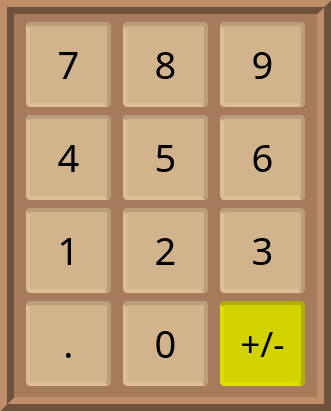
   <widget class="QFrame" name="frame">
    <property name="geometry">
     <rect>
      <x>0</x>
      <y>200</y>
      <width>331</width>
      <height>411</height>
     </rect>
    </property>
    <property name="palette">
     <palette>
      <active>
       <colorrole role="Button">
        <brush brushstyle="SolidPattern">
         <color alpha="255">
          <red>166</red>
          <green>123</green>
          <blue>91</blue>
         </color>
        </brush>
       </colorrole>
       <colorrole role="Midlight">
        <brush brushstyle="SolidPattern">
         <color alpha="255">
          <red>238</red>
          <green>217</green>
          <blue>196</blue>
         </color>
        </brush>
       </colorrole>
       <colorrole role="Dark">
        <brush brushstyle="SolidPattern">
         <color alpha="255">
          <red>172</red>
          <green>147</green>
          <blue>124</blue>
         </color>
        </brush>
       </colorrole>
       <colorrole role="Mid">
        <brush brushstyle="SolidPattern">
         <color alpha="255">
          <red>172</red>
          <green>147</green>
          <blue>124</blue>
         </color>
        </brush>
       </colorrole>
       <colorrole role="Base">
        <brush brushstyle="SolidPattern">
         <color alpha="255">
          <red>166</red>
          <green>123</green>
          <blue>91</blue>
         </color>
        </brush>
       </colorrole>
       <colorrole role="Window">
        <brush brushstyle="SolidPattern">
         <color alpha="255">
          <red>166</red>
          <green>123</green>
          <blue>91</blue>
         </color>
        </brush>
       </colorrole>
       <colorrole role="Highlight">
        <brush brushstyle="SolidPattern">
         <color alpha="255">
          <red>166</red>
          <green>123</green>
          <blue>91</blue>
         </color>
        </brush>
       </colorrole>
       <colorrole role="AlternateBase">
        <brush brushstyle="SolidPattern">
         <color alpha="255">
          <red>241</red>
          <green>233</green>
          <blue>210</blue>
         </color>
        </brush>
       </colorrole>
      </active>
      <inactive>
       <colorrole role="Button">
        <brush brushstyle="SolidPattern">
         <color alpha="255">
          <red>166</red>
          <green>123</green>
          <blue>91</blue>
         </color>
        </brush>
       </colorrole>
       <colorrole role="Midlight">
        <brush brushstyle="SolidPattern">
         <color alpha="255">
          <red>238</red>
          <green>217</green>
          <blue>196</blue>
         </color>
        </brush>
       </colorrole>
       <colorrole role="Dark">
        <brush brushstyle="SolidPattern">
         <color alpha="255">
          <red>172</red>
          <green>147</green>
          <blue>124</blue>
         </color>
        </brush>
       </colorrole>
       <colorrole role="Mid">
        <brush brushstyle="SolidPattern">
         <color alpha="255">
          <red>172</red>
          <green>147</green>
          <blue>124</blue>
         </color>
        </brush>
       </colorrole>
       <colorrole role="Base">
        <brush brushstyle="SolidPattern">
         <color alpha="255">
          <red>166</red>
          <green>123</green>
          <blue>91</blue>
         </color>
        </brush>
       </colorrole>
       <colorrole role="Window">
        <brush brushstyle="SolidPattern">
         <color alpha="255">
          <red>166</red>
          <green>123</green>
          <blue>91</blue>
         </color>
        </brush>
       </colorrole>
       <colorrole role="Highlight">
        <brush brushstyle="SolidPattern">
         <color alpha="255">
          <red>166</red>
          <green>123</green>
          <blue>91</blue>
         </color>
        </brush>
       </colorrole>
       <colorrole role="AlternateBase">
        <brush brushstyle="SolidPattern">
         <color alpha="255">
          <red>241</red>
          <green>233</green>
          <blue>210</blue>
         </color>
        </brush>
       </colorrole>
      </inactive>
      <disabled>
       <colorrole role="WindowText">
        <brush brushstyle="SolidPattern">
         <color alpha="255">
          <red>172</red>
          <green>147</green>
          <blue>124</blue>
         </color>
        </brush>
       </colorrole>
       <colorrole role="Button">
        <brush brushstyle="SolidPattern">
         <color alpha="255">
          <red>166</red>
          <green>123</green>
          <blue>91</blue>
         </color>
        </brush>
       </colorrole>
       <colorrole role="Midlight">
        <brush brushstyle="SolidPattern">
         <color alpha="255">
          <red>238</red>
          <green>217</green>
          <blue>196</blue>
         </color>
        </brush>
       </colorrole>
       <colorrole role="Dark">
        <brush brushstyle="SolidPattern">
         <color alpha="255">
          <red>172</red>
          <green>147</green>
          <blue>124</blue>
         </color>
        </brush>
       </colorrole>
       <colorrole role="Mid">
        <brush brushstyle="SolidPattern">
         <color alpha="255">
          <red>172</red>
          <green>147</green>
          <blue>124</blue>
         </color>
        </brush>
       </colorrole>
       <colorrole role="Text">
        <brush brushstyle="SolidPattern">
         <color alpha="255">
          <red>172</red>
          <green>147</green>
          <blue>124</blue>
         </color>
        </brush>
       </colorrole>
       <colorrole role="ButtonText">
        <brush brushstyle="SolidPattern">
         <color alpha="255">
          <red>172</red>
          <green>147</green>
          <blue>124</blue>
         </color>
        </brush>
       </colorrole>
       <colorrole role="Base">
        <brush brushstyle="SolidPattern">
         <color alpha="255">
          <red>166</red>
          <green>123</green>
          <blue>91</blue>
         </color>
        </brush>
       </colorrole>
       <colorrole role="Window">
        <brush brushstyle="SolidPattern">
         <color alpha="255">
          <red>166</red>
          <green>123</green>
          <blue>91</blue>
         </color>
        </brush>
       </colorrole>
       <colorrole role="Shadow">
        <brush brushstyle="SolidPattern">
         <color alpha="255">
          <red>105</red>
          <green>105</green>
          <blue>105</blue>
         </color>
        </brush>
       </colorrole>
       <colorrole role="Highlight">
        <brush brushstyle="SolidPattern">
         <color alpha="255">
          <red>166</red>
          <green>123</green>
          <blue>91</blue>
         </color>
        </brush>
       </colorrole>
       <colorrole role="AlternateBase">
        <brush brushstyle="SolidPattern">
         <color alpha="255">
          <red>241</red>
          <green>233</green>
          <blue>210</blue>
         </color>
        </brush>
       </colorrole>
      </disabled>
     </palette>
    </property>
    <property name="autoFillBackground">
     <bool>false</bool>
    </property>
    <property name="styleSheet">
     <string notr="true">background-color: #a67b5b;</string>
    </property>
    <property name="frameShape">
     <enum>QFrame::Shape::Box</enum>
    </property>
    <property name="frameShadow">
     <enum>QFrame::Shadow::Raised</enum>
    </property>
    <property name="lineWidth">
     <number>7</number>
    </property>
    <property name="midLineWidth">
     <number>0</number>
    </property>
    <widget class="QWidget" name="gridLayoutWidget">
     <property name="geometry">
      <rect>
       <x>20</x>
       <y>20</y>
       <width>291</width>
       <height>371</height>
      </rect>
     </property>
     <layout class="QGridLayout" name="gridLayout">
      <property name="sizeConstraint">
       <enum>QLayout::SizeConstraint::SetDefaultConstraint</enum>
      </property>
      <item row="3" column="0">
       <widget class="QPushButton" name="Button_1">
        <property name="sizePolicy">
         <sizepolicy hsizetype="Minimum" vsizetype="Minimum">
          <horstretch>0</horstretch>
          <verstretch>0</verstretch>
         </sizepolicy>
        </property>
        <property name="minimumSize">
         <size>
          <width>85</width>
          <height>85</height>
         </size>
        </property>
        <property name="maximumSize">
         <size>
          <width>85</width>
          <height>85</height>
         </size>
        </property>
        <property name="font">
         <font>
          <family>MS Outlook</family>
          <pointsize>-1</pointsize>
         </font>
        </property>
        <property name="styleSheet">
         <string notr="true">QPushButton {
    background-color: #d2b48c;
    color: black;
    font-size: 38px;
    border-radius: 5px;
    padding: 6px;
	border-top: 4px solid #ba9e7c;
	border-right: 4px solid #ba9e7c;
    border-bottom: 4px solid #debe94;
 	border-left: 4px solid #debe94;
}

QPushButton:hover {
    background-color: #bfa37f;
}

QPushButton:pressed {
    background-color: #af9575;
	border-top: 4px solid #c5a683;
	border-right: 4px solid  #c5a683;
	border-bottom: 4px solid #c5a683;
	border-left: 4px solid #c5a683;
}</string>
        </property>
        <property name="text">
         <string>1</string>
        </property>
        <property name="iconSize">
         <size>
          <width>20</width>
          <height>20</height>
         </size>
        </property>
       </widget>
      </item>
      <item row="1" column="2">
       <widget class="QPushButton" name="Button_9">
        <property name="sizePolicy">
         <sizepolicy hsizetype="Minimum" vsizetype="Minimum">
          <horstretch>0</horstretch>
          <verstretch>0</verstretch>
         </sizepolicy>
        </property>
        <property name="minimumSize">
         <size>
          <width>85</width>
          <height>85</height>
         </size>
        </property>
        <property name="maximumSize">
         <size>
          <width>85</width>
          <height>85</height>
         </size>
        </property>
        <property name="font">
         <font>
          <family>MS Outlook</family>
          <pointsize>-1</pointsize>
         </font>
        </property>
        <property name="styleSheet">
         <string notr="true">QPushButton {
    background-color: #d2b48c;
    color: black;
    font-size: 38px;
    border-radius: 5px;
    padding: 6px;
	border-top: 4px solid #ba9e7c;
	border-right: 4px solid #ba9e7c;
    border-bottom: 4px solid #debe94;
 	border-left: 4px solid #debe94;
}

QPushButton:hover {
    background-color: #bfa37f;
}

QPushButton:pressed {
    background-color: #af9575;
	border-top: 4px solid #c5a683;
	border-right: 4px solid  #c5a683;
	border-bottom: 4px solid #c5a683;
	border-left: 4px solid #c5a683;
}</string>
        </property>
        <property name="text">
         <string>9</string>
        </property>
        <property name="iconSize">
         <size>
          <width>20</width>
          <height>20</height>
         </size>
        </property>
       </widget>
      </item>
      <item row="2" column="0">
       <widget class="QPushButton" name="Button_4">
        <property name="sizePolicy">
         <sizepolicy hsizetype="Minimum" vsizetype="Minimum">
          <horstretch>0</horstretch>
          <verstretch>0</verstretch>
         </sizepolicy>
        </property>
        <property name="minimumSize">
         <size>
          <width>85</width>
          <height>85</height>
         </size>
        </property>
        <property name="maximumSize">
         <size>
          <width>85</width>
          <height>85</height>
         </size>
        </property>
        <property name="font">
         <font>
          <family>MS Outlook</family>
          <pointsize>-1</pointsize>
         </font>
        </property>
        <property name="styleSheet">
         <string notr="true">QPushButton {
    background-color: #d2b48c;
    color: black;
    font-size: 38px;
    border-radius: 5px;
    padding: 6px;
	border-top: 4px solid #ba9e7c;
	border-right: 4px solid #ba9e7c;
    border-bottom: 4px solid #debe94;
 	border-left: 4px solid #debe94;
}

QPushButton:hover {
    background-color: #bfa37f;
}

QPushButton:pressed {
    background-color: #af9575;
	border-top: 4px solid #c5a683;
	border-right: 4px solid  #c5a683;
	border-bottom: 4px solid #c5a683;
	border-left: 4px solid #c5a683;
}</string>
        </property>
        <property name="text">
         <string>4</string>
        </property>
        <property name="iconSize">
         <size>
          <width>20</width>
          <height>20</height>
         </size>
        </property>
       </widget>
      </item>
      <item row="3" column="2">
       <widget class="QPushButton" name="Button_3">
        <property name="sizePolicy">
         <sizepolicy hsizetype="Minimum" vsizetype="Minimum">
          <horstretch>0</horstretch>
          <verstretch>0</verstretch>
         </sizepolicy>
        </property>
        <property name="minimumSize">
         <size>
          <width>85</width>
          <height>85</height>
         </size>
        </property>
        <property name="maximumSize">
         <size>
          <width>85</width>
          <height>85</height>
         </size>
        </property>
        <property name="font">
         <font>
          <family>MS Outlook</family>
          <pointsize>-1</pointsize>
         </font>
        </property>
        <property name="styleSheet">
         <string notr="true">QPushButton {
    background-color: #d2b48c;
    color: black;
    font-size: 38px;
    border-radius: 5px;
    padding: 6px;
	border-top: 4px solid #ba9e7c;
	border-right: 4px solid #ba9e7c;
    border-bottom: 4px solid #debe94;
 	border-left: 4px solid #debe94;
}

QPushButton:hover {
    background-color: #bfa37f;
}

QPushButton:pressed {
    background-color: #af9575;
	border-top: 4px solid #c5a683;
	border-right: 4px solid  #c5a683;
	border-bottom: 4px solid #c5a683;
	border-left: 4px solid #c5a683;
}</string>
        </property>
        <property name="text">
         <string>3</string>
        </property>
        <property name="iconSize">
         <size>
          <width>20</width>
          <height>20</height>
         </size>
        </property>
       </widget>
      </item>
      <item row="1" column="1">
       <widget class="QPushButton" name="Button_8">
        <property name="sizePolicy">
         <sizepolicy hsizetype="Minimum" vsizetype="Minimum">
          <horstretch>0</horstretch>
          <verstretch>0</verstretch>
         </sizepolicy>
        </property>
        <property name="minimumSize">
         <size>
          <width>85</width>
          <height>85</height>
         </size>
        </property>
        <property name="maximumSize">
         <size>
          <width>85</width>
          <height>85</height>
         </size>
        </property>
        <property name="font">
         <font>
          <family>MS Outlook</family>
          <pointsize>-1</pointsize>
         </font>
        </property>
        <property name="styleSheet">
         <string notr="true">QPushButton {
    background-color: #d2b48c;
    color: black;
    font-size: 38px;
    border-radius: 5px;
    padding: 6px;
	border-top: 4px solid #ba9e7c;
	border-right: 4px solid #ba9e7c;
    border-bottom: 4px solid #debe94;
 	border-left: 4px solid #debe94;
}

QPushButton:hover {
    background-color: #bfa37f;
}

QPushButton:pressed {
    background-color: #af9575;
	border-top: 4px solid #c5a683;
	border-right: 4px solid  #c5a683;
	border-bottom: 4px solid #c5a683;
	border-left: 4px solid #c5a683;
}</string>
        </property>
        <property name="text">
         <string>8</string>
        </property>
        <property name="iconSize">
         <size>
          <width>20</width>
          <height>20</height>
         </size>
        </property>
       </widget>
      </item>
      <item row="2" column="2">
       <widget class="QPushButton" name="Button_6">
        <property name="sizePolicy">
         <sizepolicy hsizetype="Minimum" vsizetype="Minimum">
          <horstretch>0</horstretch>
          <verstretch>0</verstretch>
         </sizepolicy>
        </property>
        <property name="minimumSize">
         <size>
          <width>85</width>
          <height>85</height>
         </size>
        </property>
        <property name="maximumSize">
         <size>
          <width>85</width>
          <height>85</height>
         </size>
        </property>
        <property name="font">
         <font>
          <family>MS Outlook</family>
          <pointsize>-1</pointsize>
         </font>
        </property>
        <property name="autoFillBackground">
         <bool>false</bool>
        </property>
        <property name="styleSheet">
         <string notr="true">QPushButton {
    background-color: #d2b48c;
    color: black;
    font-size: 38px;
    border-radius: 5px;
    padding: 6px;
	border-top: 4px solid #ba9e7c;
	border-right: 4px solid #ba9e7c;
    border-bottom: 4px solid #debe94;
 	border-left: 4px solid #debe94;
}

QPushButton:hover {
    background-color: #bfa37f;
}

QPushButton:pressed {
    background-color: #af9575;
	border-top: 4px solid #c5a683;
	border-right: 4px solid  #c5a683;
	border-bottom: 4px solid #c5a683;
	border-left: 4px solid #c5a683;
}</string>
        </property>
        <property name="text">
         <string>6</string>
        </property>
        <property name="iconSize">
         <size>
          <width>20</width>
          <height>20</height>
         </size>
        </property>
        <property name="flat">
         <bool>false</bool>
        </property>
       </widget>
      </item>
      <item row="2" column="1">
       <widget class="QPushButton" name="Button_5">
        <property name="sizePolicy">
         <sizepolicy hsizetype="Minimum" vsizetype="Minimum">
          <horstretch>0</horstretch>
          <verstretch>0</verstretch>
         </sizepolicy>
        </property>
        <property name="minimumSize">
         <size>
          <width>85</width>
          <height>85</height>
         </size>
        </property>
        <property name="maximumSize">
         <size>
          <width>85</width>
          <height>85</height>
         </size>
        </property>
        <property name="font">
         <font>
          <family>MS Outlook</family>
          <pointsize>-1</pointsize>
         </font>
        </property>
        <property name="styleSheet">
         <string notr="true">QPushButton {
    background-color: #d2b48c;
    color: black;
    font-size: 38px;
    border-radius: 5px;
    padding: 6px;
	border-top: 4px solid #ba9e7c;
	border-right: 4px solid #ba9e7c;
    border-bottom: 4px solid #debe94;
 	border-left: 4px solid #debe94;
}

QPushButton:hover {
    background-color: #bfa37f;
}

QPushButton:pressed {
    background-color: #af9575;
	border-top: 4px solid #c5a683;
	border-right: 4px solid  #c5a683;
	border-bottom: 4px solid #c5a683;
	border-left: 4px solid #c5a683;
}</string>
        </property>
        <property name="text">
         <string>5</string>
        </property>
        <property name="iconSize">
         <size>
          <width>20</width>
          <height>20</height>
         </size>
        </property>
       </widget>
      </item>
      <item row="1" column="0">
       <widget class="QPushButton" name="Button_7">
        <property name="sizePolicy">
         <sizepolicy hsizetype="Minimum" vsizetype="Minimum">
          <horstretch>0</horstretch>
          <verstretch>0</verstretch>
         </sizepolicy>
        </property>
        <property name="minimumSize">
         <size>
          <width>85</width>
          <height>85</height>
         </size>
        </property>
        <property name="maximumSize">
         <size>
          <width>85</width>
          <height>85</height>
         </size>
        </property>
        <property name="font">
         <font>
          <family>MS Outlook</family>
          <pointsize>-1</pointsize>
         </font>
        </property>
        <property name="styleSheet">
         <string notr="true">QPushButton {
    background-color: #d2b48c;
    color: black;
    font-size: 38px;
    border-radius: 5px;
    padding: 6px;
	border-top: 4px solid #ba9e7c;
	border-right: 4px solid #ba9e7c;
    border-bottom: 4px solid #debe94;
 	border-left: 4px solid #debe94;
}

QPushButton:hover {
    background-color: #bfa37f;
}

QPushButton:pressed {
    background-color: #af9575;
	border-top: 4px solid #c5a683;
	border-right: 4px solid  #c5a683;
	border-bottom: 4px solid #c5a683;
	border-left: 4px solid #c5a683;
}</string>
        </property>
        <property name="text">
         <string>7</string>
        </property>
        <property name="iconSize">
         <size>
          <width>20</width>
          <height>20</height>
         </size>
        </property>
       </widget>
      </item>
      <item row="3" column="1">
       <widget class="QPushButton" name="Button_2">
        <property name="sizePolicy">
         <sizepolicy hsizetype="Minimum" vsizetype="Minimum">
          <horstretch>0</horstretch>
          <verstretch>0</verstretch>
         </sizepolicy>
        </property>
        <property name="minimumSize">
         <size>
          <width>85</width>
          <height>85</height>
         </size>
        </property>
        <property name="maximumSize">
         <size>
          <width>85</width>
          <height>85</height>
         </size>
        </property>
        <property name="font">
         <font>
          <family>MS Outlook</family>
          <pointsize>-1</pointsize>
         </font>
        </property>
        <property name="styleSheet">
         <string notr="true">QPushButton {
    background-color: #d2b48c;
    color: black;
    font-size: 38px;
    border-radius: 5px;
    padding: 6px;
	border-top: 4px solid #ba9e7c;
	border-right: 4px solid #ba9e7c;
    border-bottom: 4px solid #debe94;
 	border-left: 4px solid #debe94;
}

QPushButton:hover {
    background-color: #bfa37f;
}

QPushButton:pressed {
    background-color: #af9575;
	border-top: 4px solid #c5a683;
	border-right: 4px solid  #c5a683;
	border-bottom: 4px solid #c5a683;
	border-left: 4px solid #c5a683;
}</string>
        </property>
        <property name="text">
         <string>2</string>
        </property>
        <property name="iconSize">
         <size>
          <width>20</width>
          <height>20</height>
         </size>
        </property>
       </widget>
      </item>
      <item row="4" column="2">
       <widget class="QPushButton" name="Button_ZNAK">
        <property name="sizePolicy">
         <sizepolicy hsizetype="Minimum" vsizetype="Minimum">
          <horstretch>0</horstretch>
          <verstretch>0</verstretch>
         </sizepolicy>
        </property>
        <property name="minimumSize">
         <size>
          <width>85</width>
          <height>85</height>
         </size>
        </property>
        <property name="maximumSize">
         <size>
          <width>85</width>
          <height>85</height>
         </size>
        </property>
        <property name="font">
         <font>
          <family>MS Outlook</family>
          <pointsize>-1</pointsize>
         </font>
        </property>
        <property name="styleSheet">
         <string notr="true">QPushButton {
    background-color: #d3d300;
    color: black;
    font-size: 35px;
    border-radius: 5px;
    padding: 6px;
	border-top: 4px solid #afaf00; 
	border-right: 4px solid #afaf00; 
    border-bottom: 4px solid #dede00;
 	border-left: 4px solid #dede00;
}

QPushButton:hover {
    background-color: #c1c100;
}

QPushButton:pressed {
    background-color: #adad00;
	border-left: 4px solid #bdbd00;
	border-bottom: 4px solid #bdbd00;
	border-top: 4px solid #bdbd00;
	border-right: 4px solid #bdbd00;

}</string>
        </property>
        <property name="text">
         <string>+/-</string>
        </property>
        <property name="iconSize">
         <size>
          <width>20</width>
          <height>20</height>
         </size>
        </property>
       </widget>
      </item>
      <item row="4" column="1">
       <widget class="QPushButton" name="Button_0">
        <property name="sizePolicy">
         <sizepolicy hsizetype="Minimum" vsizetype="Minimum">
          <horstretch>0</horstretch>
          <verstretch>0</verstretch>
         </sizepolicy>
        </property>
        <property name="minimumSize">
         <size>
          <width>85</width>
          <height>85</height>
         </size>
        </property>
        <property name="maximumSize">
         <size>
          <width>85</width>
          <height>85</height>
         </size>
        </property>
        <property name="font">
         <font>
          <family>MS Outlook</family>
          <pointsize>-1</pointsize>
         </font>
        </property>
        <property name="styleSheet">
         <string notr="true">QPushButton {
    background-color: #d2b48c;
    color: black;
    font-size: 38px;
    border-radius: 5px;
    padding: 6px;
	border-top: 4px solid #ba9e7c;
	border-right: 4px solid #ba9e7c;
    border-bottom: 4px solid #debe94;
 	border-left: 4px solid #debe94;
}

QPushButton:hover {
    background-color: #bfa37f;
}

QPushButton:pressed {
    background-color: #af9575;
	border-top: 4px solid #c5a683;
	border-right: 4px solid  #c5a683;
	border-bottom: 4px solid #c5a683;
	border-left: 4px solid #c5a683;
}</string>
        </property>
        <property name="text">
         <string>0</string>
        </property>
        <property name="iconSize">
         <size>
          <width>20</width>
          <height>20</height>
         </size>
        </property>
       </widget>
      </item>
      <item row="4" column="0">
       <widget class="QPushButton" name="Button_DOT">
        <property name="sizePolicy">
         <sizepolicy hsizetype="Minimum" vsizetype="Minimum">
          <horstretch>0</horstretch>
          <verstretch>0</verstretch>
         </sizepolicy>
        </property>
        <property name="minimumSize">
         <size>
          <width>85</width>
          <height>85</height>
         </size>
        </property>
        <property name="maximumSize">
         <size>
          <width>85</width>
          <height>85</height>
         </size>
        </property>
        <property name="font">
         <font>
          <family>MS Outlook</family>
          <pointsize>-1</pointsize>
         </font>
        </property>
        <property name="styleSheet">
         <string notr="true">QPushButton {
    background-color: #d2b48c;
    color: black;
    font-size: 38px;
    border-radius: 5px;
    padding: 6px;
	border-top: 4px solid #ba9e7c;
	border-right: 4px solid #ba9e7c;
    border-bottom: 4px solid #debe94;
 	border-left: 4px solid #debe94;
}

QPushButton:hover {
    background-color: #bfa37f;
}

QPushButton:pressed {
    background-color: #af9575;
	border-top: 4px solid #c5a683;
	border-right: 4px solid  #c5a683;
	border-bottom: 4px solid #c5a683;
	border-left: 4px solid #c5a683;
}</string>
        </property>
        <property name="text">
         <string>.</string>
        </property>
        <property name="iconSize">
         <size>
          <width>20</width>
          <height>20</height>
         </size>
        </property>
       </widget>
      </item>
     </layout>
    </widget>
   </widget>
